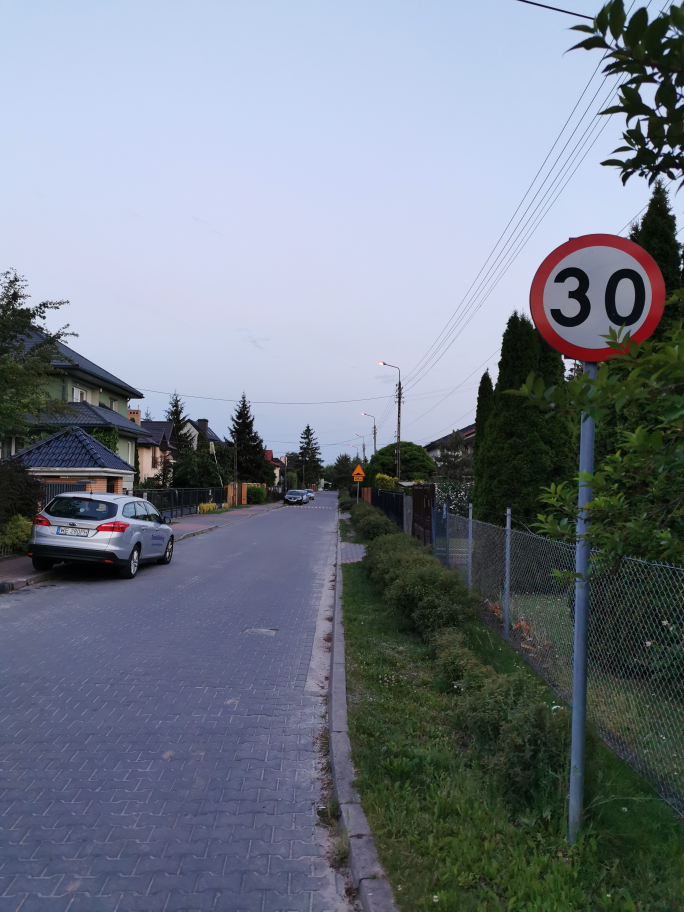
#> input picture Projekt/detection_test_images/pol_01.jpg, 2736 x 3648 px (shown at 1/4 size)
$ python -i extractor2.py   (imports and definitions only)
#> lines starting #> are read from the running program, lines starting #| are printed output that depends on the picture; after the words box and inside, x2 and y2 are one past the last pixel; in counts of white or black regions, pixels touching at a corner belong together
#> further down, picture is the input picture: shape (3648, 2736, 3); mean B, G, R 134.7, 122.7, 114.6
import cv2
import numpy as np

sc = 0.8
min_size = 30

show_masks = False
print_debug = False


# [77 lines left out: function extract_blue, not called in this run]


def extract_red(img):
	hsv_img = cv2.cvtColor(img, cv2.COLOR_BGR2HSV)
#> hsv_img: shape (3648, 2736, 3); mean H, S, V 94.2, 68.8, 140.8
	lower_red_1 = np.array([0, 60, 40])
	upper_red_1 = np.array([30, 255, 200])
	mask_1 = cv2.inRange(hsv_img, lower_red_1, upper_red_1)
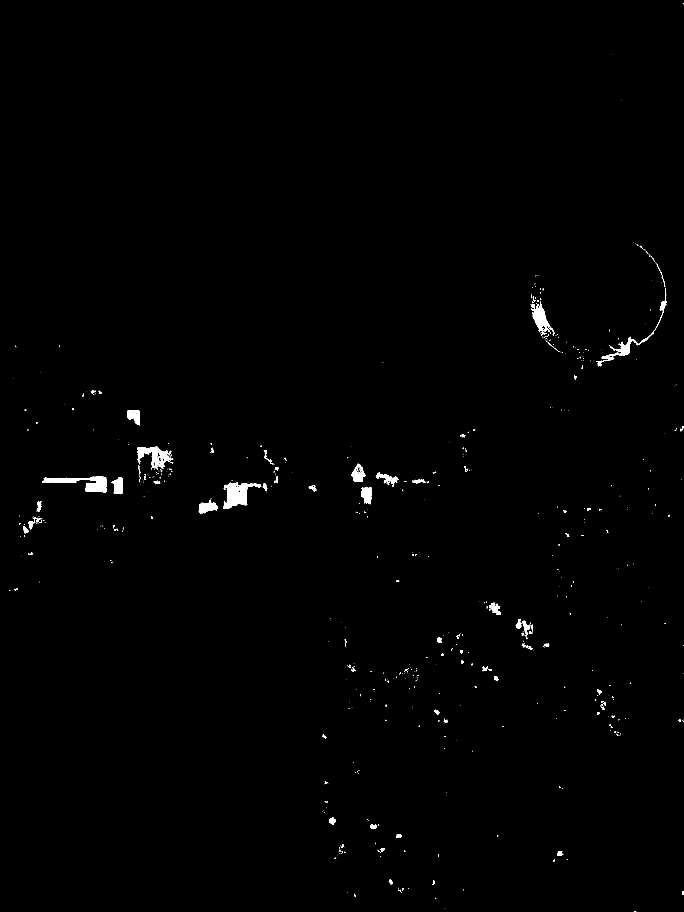
#> mask_1: shape (3648, 2736) (shown at 1/4 size); 0.54% white; 899 white regions (749 under 20 px), largest, box (x1, y1, x2, y2) and area: (892, 1931, 1043, 2034) 7087, (168, 1906, 428, 1969) 6832, (2384, 1151, 2666, 1465) 4391
	lower_red_2 = np.array([170, 60, 40])
	upper_red_2 = np.array([180, 255, 200])
	mask_2 = cv2.inRange(hsv_img, lower_red_2, upper_red_2)
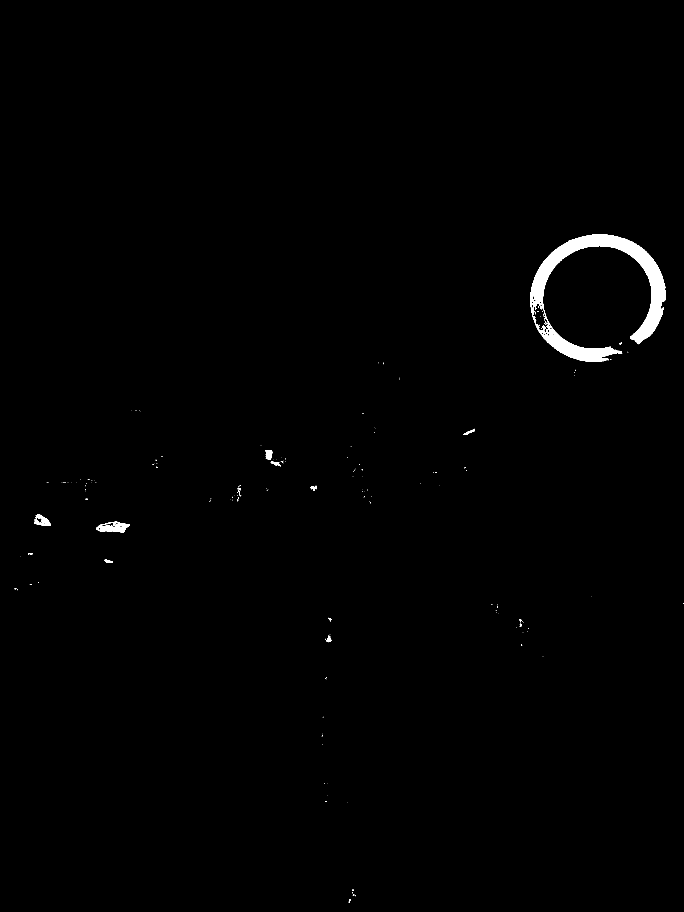
#> mask_2: shape (3648, 2736) (shown at 1/4 size); 0.72% white; 218 white regions (196 under 20 px), largest, box (x1, y1, x2, y2) and area: (2122, 938, 2662, 1446) 63970, (385, 2087, 518, 2129) 3043, (136, 2057, 203, 2104) 1507
	mask = cv2.bitwise_or(mask_1, mask_2)
#> mask: shape (3648, 2736); 1.3% white; 784 white regions (655 under 20 px), largest, box (x1, y1, x2, y2) and area: (2122, 938, 2666, 1465) 73720, (892, 1931, 1043, 2034) 7242, (168, 1906, 428, 1969) 6886

	if show_masks:
		cv2.imshow("Mask red", mask)

	kernel = np.ones((15, 15), np.uint8)

	mask = cv2.medianBlur(mask, 3)
#> mask: shape (3648, 2736); 1.2% white; 302 white regions (187 under 20 px), largest, box (x1, y1, x2, y2) and area: (2122, 938, 2666, 1465) 73717, (892, 1932, 1043, 2034) 7311, (168, 1906, 428, 1969) 6889

	if show_masks:
		cv2.imshow("Mask red past blur", mask)

	mask = cv2.morphologyEx(mask, cv2.MORPH_CLOSE, kernel)
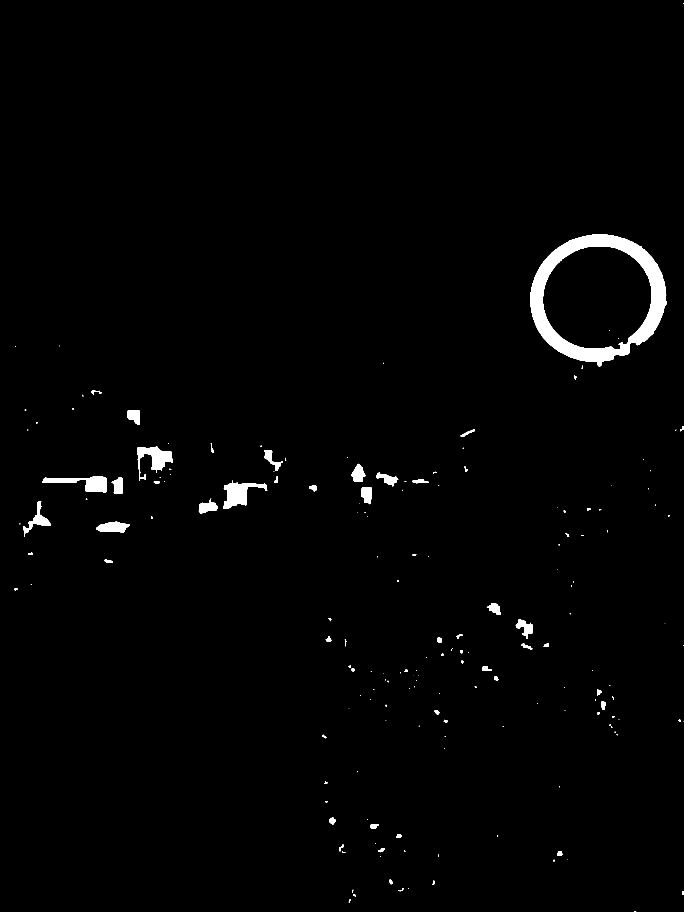
#> mask: shape (3648, 2736) (shown at 1/4 size); 1.4% white; 183 white regions (91 under 20 px)

	contours, hier = cv2.findContours(mask.copy(), cv2.RETR_EXTERNAL, cv2.CHAIN_APPROX_SIMPLE)
#> contours = 181 contours, 104 with area under 20; largest, box (x1, y1, x2, y2) and area: (2122, 938, 2666, 1465) 214470, (892, 1921, 1069, 2034) 8308, (549, 1787, 692, 1918) 7288, (168, 1906, 428, 1969) 7222, (385, 2087, 518, 2129) 3716

	cv2.drawContours(mask, contours, -1, color=(255, 255, 255), thickness=cv2.FILLED)
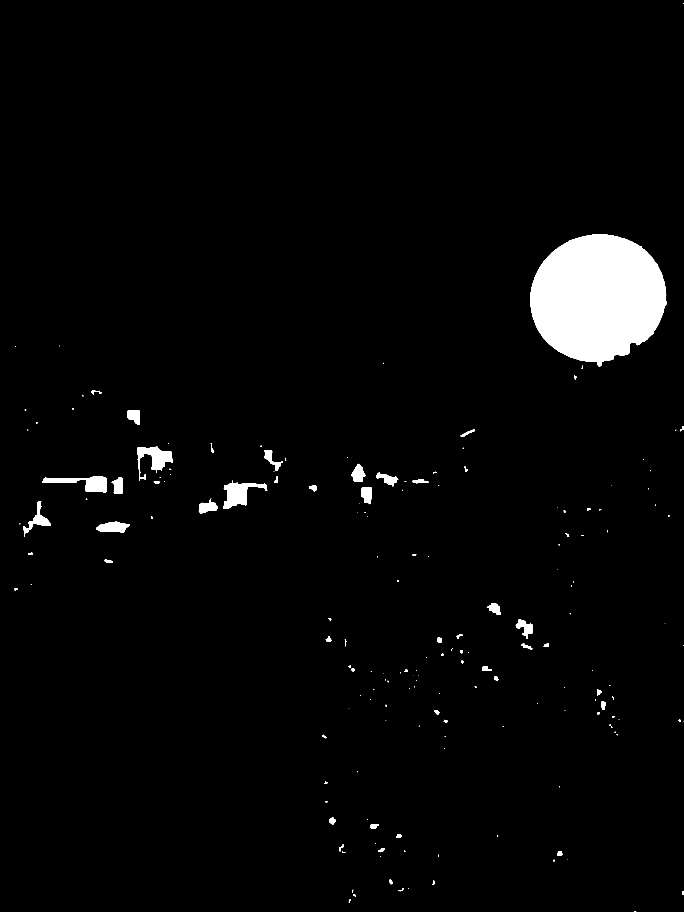
#> mask: shape (3648, 2736) (shown at 1/4 size); 2.8% white; 181 white regions (89 under 20 px), largest, box (x1, y1, x2, y2) and area: (2122, 938, 2666, 1465) 215262, (892, 1921, 1069, 2034) 8605, (549, 1787, 692, 1918) 7653

	mask = cv2.morphologyEx(mask, cv2.MORPH_OPEN, kernel)
#> mask: shape (3648, 2736); 2.6% white; 22 white regions, largest, box (x1, y1, x2, y2) and area: (2122, 938, 2665, 1461) 215181, (896, 1932, 990, 2034) 7501, (551, 1788, 686, 1878) 6954

	kernel = np.ones((20, 20), np.uint8)

	mask = cv2.morphologyEx(mask, cv2.MORPH_CLOSE, kernel)
#> mask: shape (3648, 2736); 2.6% white; 21 white regions, largest, box (x1, y1, x2, y2) and area: (2123, 939, 2666, 1462) 215213, (897, 1933, 991, 2035) 7619, (552, 1789, 687, 1879) 7007
	mask = cv2.morphologyEx(mask, cv2.MORPH_OPEN, kernel)
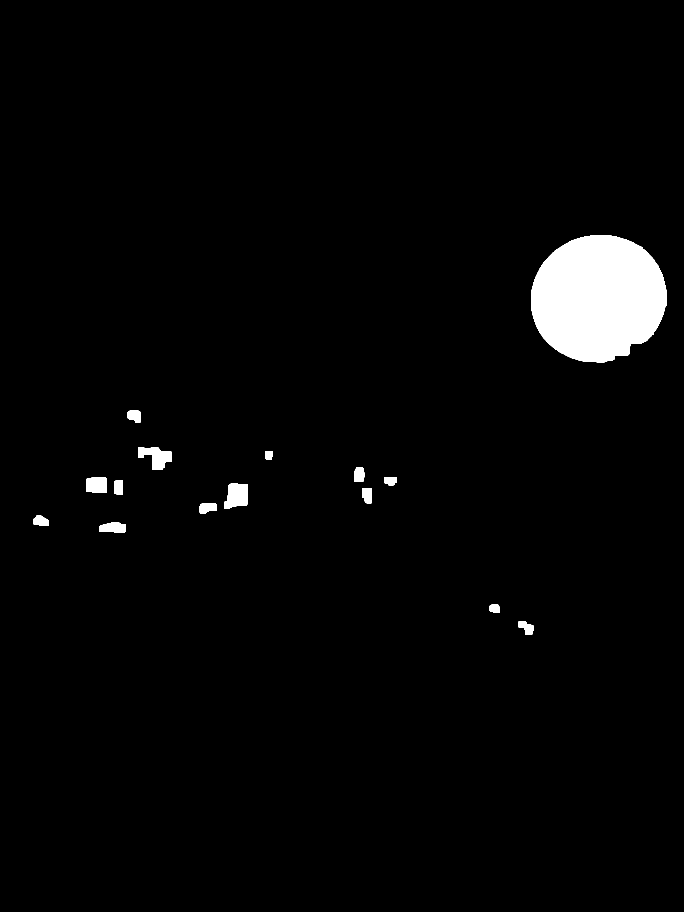
#> mask: shape (3648, 2736) (shown at 1/4 size); 2.6% white; 15 white regions

	if show_masks:
		cv2.imshow("Mask red past morph", mask)

	cnts, hier = cv2.findContours(mask.copy(), cv2.RETR_EXTERNAL, cv2.CHAIN_APPROX_SIMPLE)
#> cnts = 15 contours; largest, box (x1, y1, x2, y2) and area: (2124, 940, 2666, 1450) 214152, (898, 1934, 991, 2035) 7140, (553, 1790, 688, 1880) 6772, (345, 1909, 428, 1970) 4610, (397, 2091, 504, 2130) 3388
	extracted = []
	regions = []
	for i, c in enumerate(cnts):
		M = cv2.moments(c)

		cX = int(M["m10"] / M["m00"])
		cY = int(M["m01"] / M["m00"])
		x, y, w, h = cv2.boundingRect(c)

		if print_debug:
			print(x, y, w, h)

		if w < min_size and h < min_size:
			continue
		centers = []
		if h / w > 1.5:
			# cv2.rectangle(img, (x, y), (x + w, y + h), (0, 255, 0), 2)
			cY1 = cY + h // 4
			cY2 = cY - h // 4
			h = h // 2
			centers.append((cX, cY1))
			centers.append((cX, cY2))
		else:
			centers.append((cX, cY))

		if w > h:
			if print_debug:
				print(w / h)
			w = h
		else:
			if print_debug:
				print(h / w)
			h = w

		if print_debug:
			print(centers)
		# cv2.rectangle(img, (cX - int(0.8*h), cY - int(0.8*w)), (cX + int(0.8*w), cY + int(0.8*h)), (0, 255, 0), 2)

		for center in centers:
			cY = center[1]
			cX = center[0]
			cropped_image = img[cY - int(sc * w):cY + int(sc * w), cX - int(sc * h):(cX + int(sc * w))]
			try:
				resized_image = cv2.resize(cropped_image, (128, 128))
				extracted.append(resized_image)
				regions.append((cX - int(sc * h), cY - int(sc * w), cX + int(sc * h), cY + int(sc * w)))
			except:
				pass
#> this loop made 15 passes
#> (x, y, cY1, cY2) on passes 6, 8: (1449, 1952, 1994, 1964), (458, 1920, 1962, 1934)
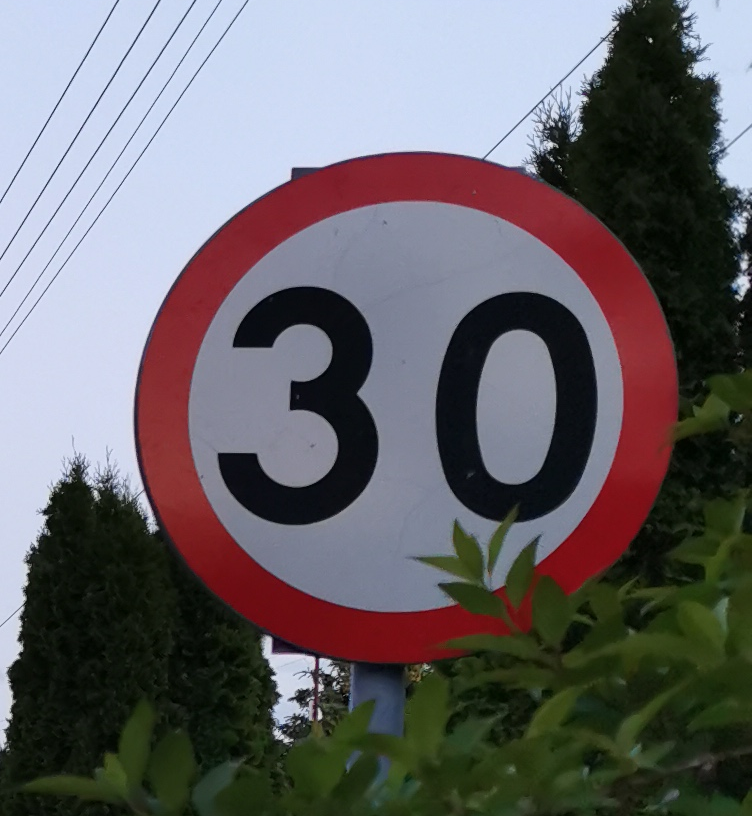
#> cropped_image: shape (816, 752, 3); mean B, G, R 104, 100.2, 103.8
#> after the loop, cY1 = 1962; cY2 = 1934; extracted = 17 items; regions = 17 items, first 6: (2063, 2468, 2147, 2552), (1951, 2405, 2007, 2461), (421, 2079, 483, 2141), (131, 2052, 195, 2116), (798, 1999, 862, 2063), (1445, 1970, 1493, 2018)
	return extracted, regions


# [6 lines left out: function extract_regions, not called in this run]

>>> import cv2
>>> picture = cv2.imread('../detection_test_images/pol_01.jpg')
>>> result = extract_red(picture)

$ run again, on Projekt/detection_test_images/pol_02.jpg
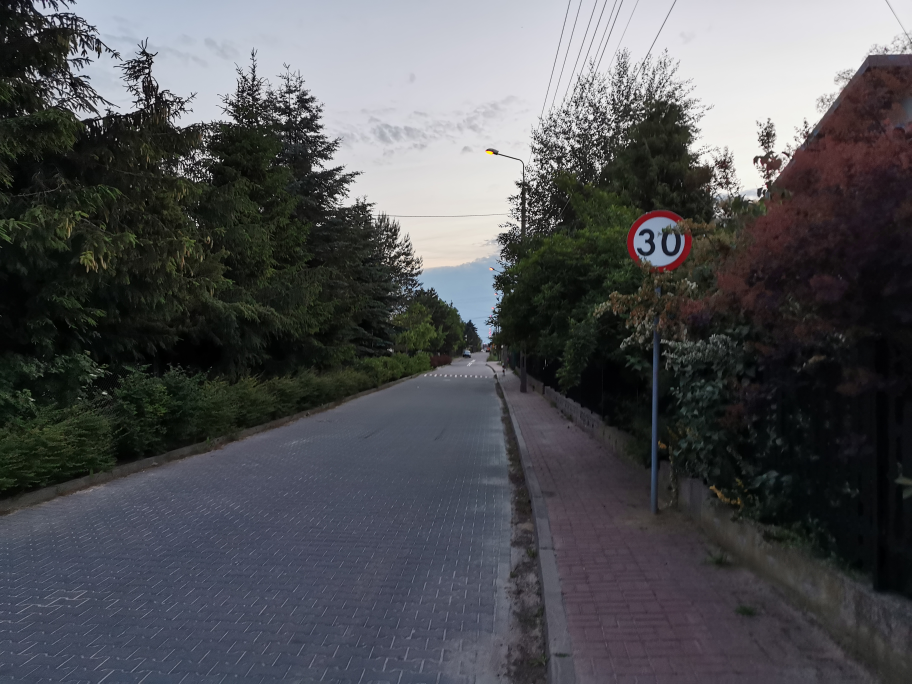
#> input picture Projekt/detection_test_images/pol_02.jpg, 3648 x 2736 px (shown at 1/4 size)
#> picture is the input picture: shape (2736, 3648, 3); mean B, G, R 84.4, 81.2, 80.2
#> hsv_img: shape (2736, 3648, 3); mean H, S, V 88.5, 50.9, 88.1
#> in extract_red, `mask_1 = cv2.inRange(hsv_img, lower_red_1, upper_red_1)`:
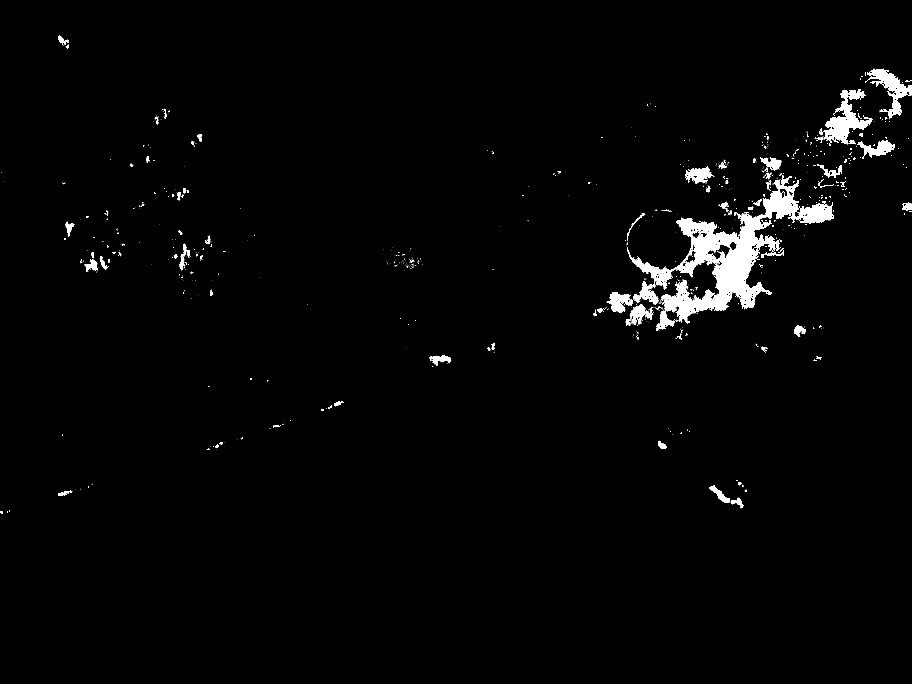
#> mask_1: shape (2736, 3648) (shown at 1/4 size); 1.9% white; 1311 white regions (1126 under 20 px), largest, box (x1, y1, x2, y2) and area: (2508, 704, 3336, 1318) 108367, (3277, 356, 3490, 578) 16077, (3468, 278, 3648, 472) 10576
#> mask_2: shape (2736, 3648); 1.8% white; 486 white regions (399 under 20 px), largest, box (x1, y1, x2, y2) and area: (3112, 266, 3648, 873) 131275, (3002, 844, 3270, 1084) 23799, (2508, 840, 2730, 1047) 8586
#> contours = 127 contours, 62 with area under 20; largest, box (x1, y1, x2, y2) and area: (2429, 266, 3648, 1324) 424008, (2741, 666, 2855, 746) 4667, (3226, 940, 3360, 1022) 3783, (2838, 1942, 2974, 2032) 2607, (3240, 1103, 3335, 1144) 2242
#> in extract_red, `mask = cv2.morphologyEx(mask, cv2.MORPH_OPEN, kernel)`:
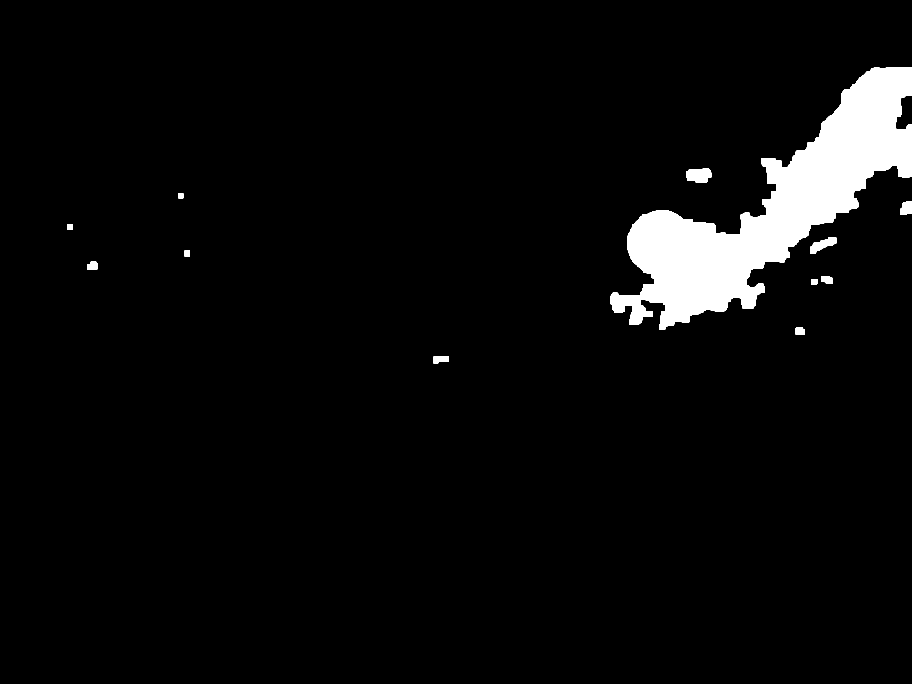
#> mask: shape (2736, 3648) (shown at 1/4 size); 4.4% white; 12 white regions
#> cnts = 12 contours; largest, box (x1, y1, x2, y2) and area: (2441, 268, 3648, 1317) 420018, (2746, 675, 2845, 730) 4420, (3241, 950, 3345, 1015) 3164, (3602, 806, 3648, 858) 1966, (1733, 1425, 1795, 1453) 1352
#> the loop in extract_red, `for i, c in enumerate(cnts):` made 12 passes
#> (x, y) on passes 1, 2, 3, 4, 5, 7, 9, 11: (1733, 1425), (3182, 1308), (3244, 1116), (3285, 1106), (348, 1047), (3241, 950), (3602, 806), (2746, 675)
#> after the loop in extract_red, `for i, c in enumerate(cnts):`: extracted = 7 items; regions = [(1739, 1415, 1783, 1459), (3174, 1299, 3222, 1347), (3285, 1096, 3329, 1140), (345, 1039, 393, 1087), (3237, 927, 3341, 1031), (3590, 796, 3662, 868), (2751, 656, 2839, 744)]
